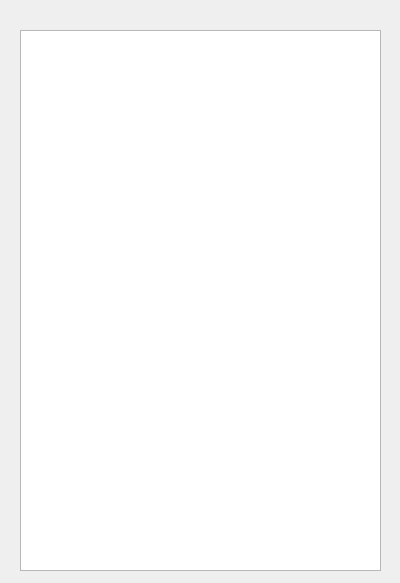
<?xml version="1.0" encoding="UTF-8"?>
<ui version="4.0">
 <class>UserInfo</class>
 <widget class="QWidget" name="UserInfo">
  <property name="geometry">
   <rect>
    <x>0</x>
    <y>0</y>
    <width>400</width>
    <height>583</height>
   </rect>
  </property>
  <property name="windowTitle">
   <string>Form</string>
  </property>
  <widget class="QTableView" name="tvUserInfo">
   <property name="geometry">
    <rect>
     <x>20</x>
     <y>30</y>
     <width>361</width>
     <height>541</height>
    </rect>
   </property>
  </widget>
 </widget>
 <resources/>
 <connections/>
</ui>
